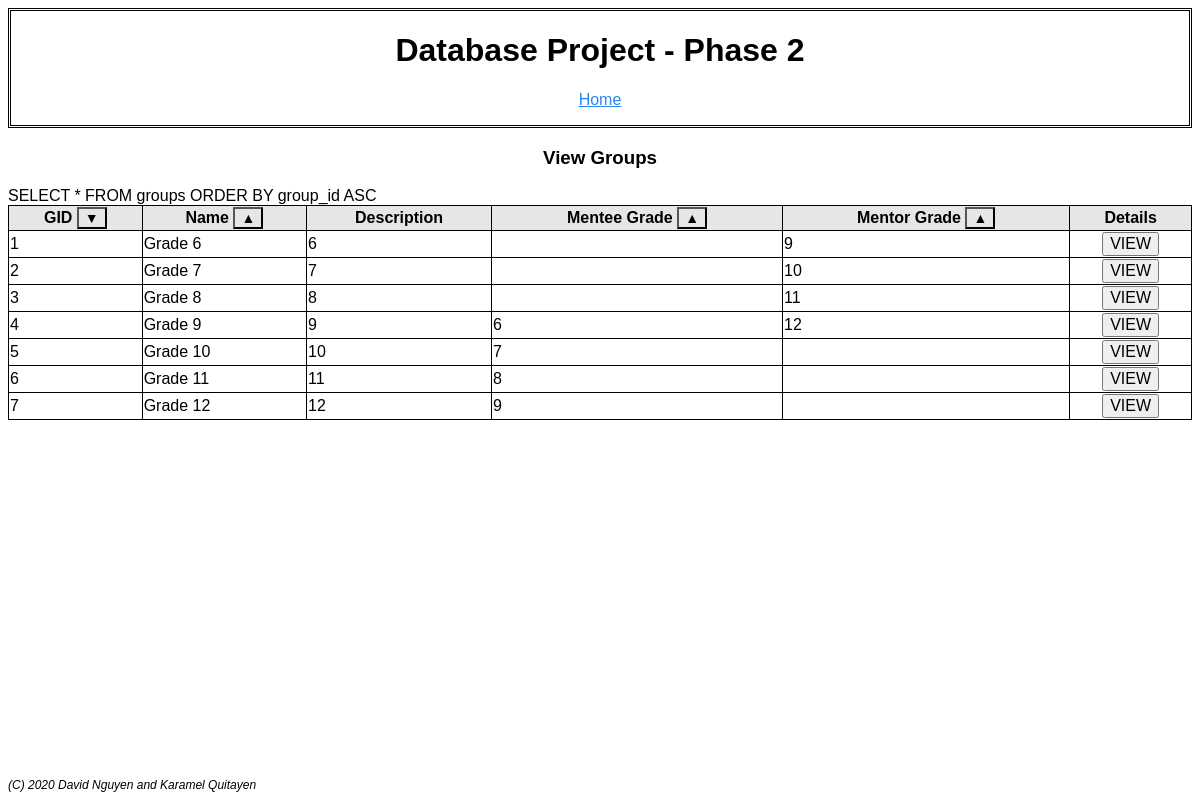
Page /view_groups_page.php on the committed database.
### tables this page shows
CREATE TABLE `groups` (
  `group_id` int(11) NOT NULL AUTO_INCREMENT,
  `name` varchar(255) NOT NULL,
  `description` int (11) DEFAULT NULL,
  `mentor_grade_req` int(11) DEFAULT NULL,
  `mentee_grade_req` int(11) DEFAULT NULL,
  PRIMARY KEY (`group_id`)
);

### view_groups_page.php (the view, shortened to what this page needs)
<html>
	<body>
		<?php
			include "header.php";
		?>
		<form action="view_groups_page.php" method="post">
		<table style='width:100%'>
			<div align='center'>
			<h3>View Groups</h3>
			</div>
			<?php
				$myconnection = mysqli_connect('localhost', 'root', '') or die ('Could not connect: ' . mysql_error());
				$query = "SELECT * FROM groups ORDER BY ";
				if ($_SESSION['table_sort']=='idAsc') $query .= "group_id ASC";
				echo $query . "<br>";
				$result = mysqli_query($myconnection, $query) or die ('Query failed: ' . mysql_error());
				echo "<tr><th>GID <button type='submit' class='class2' name='table_sort' ";
				if ($_SESSION['table_sort']=='idAsc') echo " value='idDes'>&#9660</button></th>";
				else echo " value='idAsc'>&#9650</button></th>";
				echo "<th>Name <button type='submit' class='class2' name='table_sort' ";
				if ($_SESSION['table_sort']=='nameAsc') echo " value='nameDes'>&#9660</button></th>";
				else echo " value='nameAsc'>&#9650</button></th>";
				echo "<th>Description</th>";
				echo "<th>Mentee Grade <button type='submit' class='class2' name='table_sort' ";
				if ($_SESSION['table_sort']=='menteeGradeAsc') echo " value='menteeGradeDes'>&#9660</button></th>";
				else echo " value='menteeGradeAsc'>&#9650</button></th>";
				echo "<th>Mentor Grade <button type='submit' class='class2' name='table_sort' ";
				if ($_SESSION['table_sort']=='mentorGradeAsc') echo " value='mentorGradeDes'>&#9660</button></th>";
				else echo " value='mentorGradeAsc'>&#9650</button></th>";
				echo "<th>Details</th></tr></form>";
				while ($row = mysqli_fetch_array ($result, MYSQLI_ASSOC)) {
					echo "<tr>";
					echo "<form action='$_SESSION[path]group_page.php' method='post'>";
					echo "<td>$row[group_id]</td>";
					echo "<td>$row[name]</td>";
					echo "<td>$row[description]</td>";
					echo "<td>$row[mentee_grade_req]</td>";
					echo "<td>$row[mentor_grade_req]</td>";
					echo "<td align='center'><button type='submit' name='edit_gid' value='$row[group_id]'>VIEW</button>";
					echo "</form></tr>";
				}
			?>
	</body
</html>

### header.php (shortened to what this page needs)
<html>
	<body>
		<div align="center" style="border:double">
			<h1> Database Project - Phase 2</h1>
			<?php
				if (isset($_SESSION['loggedUser'])){
					$name = $_SESSION['loggedUser']['name'];
					$id = $_SESSION['loggedUser']['id'];
					echo "<p><b>Signed in as: </b>$name (UID$id)<p>";
					echo "<a href='$_SESSION[path]user_page.php'>Profile</a> ";
					echo "<a href='$_SESSION[path]logout.php'>Logout</a><br>";
				}
				else{
					echo "<p>";
					echo "<a href='$_SESSION[path]logout.php'>Home</a>";
				}
			?>
		</div>
		<footer>
			<p>(C) 2020 David Nguyen and Karamel Quitayen</p>
		</footer>
	</body>
</html>

### view_groups_page.php (style rules this page uses)
table, th, td { border: 1px solid black; border-collapse: collapse; margin-bottom: 50px; }

### header.php (style rules this page uses)
body { font: normal 16px Verdana, Geneva, sans-serif; }
footer { font: italic 12px Verdana, Geneva, sans-serif; position: fixed; bottom: 0; width: 100%; height: 34px; z-index: -1; }
form { margin-bottom: 35px; }
a { font: normal 16px Verdana, Geneva, sans-serif; color: #2c87f0; }
th { background-color: #e6e6e6; }
button[type=submit] { font: normal 16px Verdana, Geneva, sans-serif; }
button[type=submit].class2 { font: normal 14px Verdana, Geneva, sans-serif; background-color: #e6e6e6; color: black; border: none cursor: pointer; }

### rows in the picture
groups: group_id "1", name "Grade 6", description "6", mentor_grade_req "9"
groups: group_id "2", name "Grade 7", description "7", mentor_grade_req "10"
groups: group_id "3", name "Grade 8", description "8", mentor_grade_req "11"
groups: group_id "4", name "Grade 9", description "9", mentee_grade_req "6", mentor_grade_req "12"
groups: group_id "5", name "Grade 10", description "10", mentee_grade_req "7"
groups: group_id "6", name "Grade 11", description "11", mentee_grade_req "8"
groups: group_id "7", name "Grade 12", description "12", mentee_grade_req "9"
